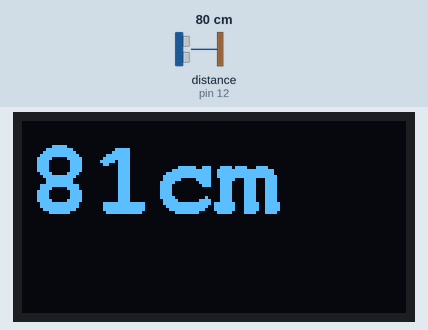
This sketch was run on a simulated Arduino Uno, built with avr-gcc and run on an emulated ATmega328P. Parts: 128×64 one-colour display. The test bench sets the inputs (shaded band); at power-on: distance to the obstacle (sensor on pin 12) 80 cm. The echo pulse lasts 58.3 µs per cm.

Above: at 1.3 s.
1.4 s: distance to the obstacle (sensor on pin 12) set to 2 cm
At 2.9 s:
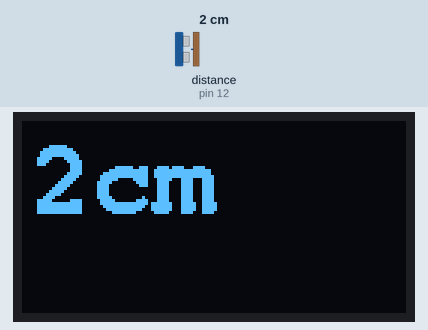
3.2 s: distance to the obstacle (sensor on pin 12) set to 4 cm
At 3.9 s:
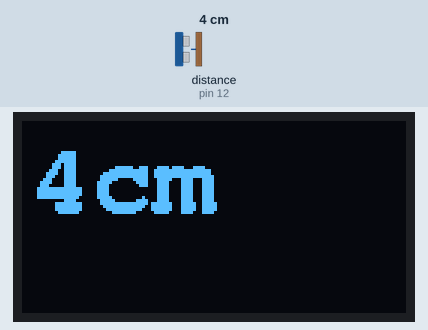
4.8 s: distance to the obstacle (sensor on pin 12) set to 9 cm
At 5.8 s:
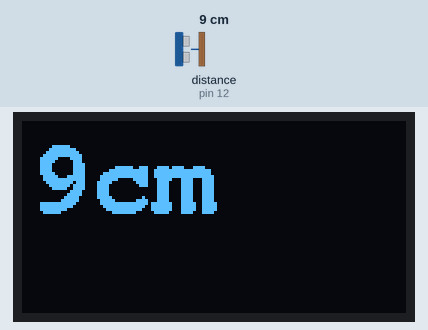
Timing chart, 0 to 7.8 s (numbered marks = the images above; inputs shaded):
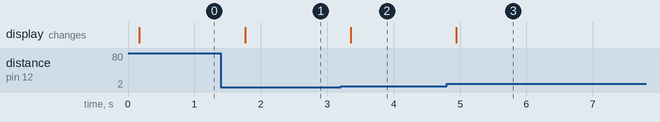

Measured:
- after the input at 1.4 s, the display: changes after 0.36 s (image 1)
- after the input at 3.2 s, the display: changes after 0.15 s (image 2)
- after the input at 4.8 s, the display: changes after 0.14 s (image 3)

The sketch:

ultrassom_display.ino
```cpp
#include <Adafruit_GFX.h>       // Include core graphics library for the display
#include <Adafruit_SSD1306.h>   // Include Adafruit_SSD1306 library to drive the display
#include <Fonts/FreeMonoBold18pt7b.h>  // Add a custom font
Adafruit_SSD1306 display(128, 64);            //Create display

#include <NewPing.h>

#define TRIGGER_PIN  11  // Arduino pin tied to trigger pin on the ultrasonic sensor.
#define ECHO_PIN     12  // Arduino pin tied to echo pin on the ultrasonic sensor.
#define MAX_DISTANCE 200 // Maximum distance we want to ping for (in centimeters). Maximum sensor distance is rated at 400-500cm.
NewPing sonar(TRIGGER_PIN, ECHO_PIN, MAX_DISTANCE); // NewPing setup of pins and maximum distance.

void setup()
{
  delay(100);  // This delay is needed to let the display to initialize
  display.begin(SSD1306_SWITCHCAPVCC, 0x3C);  // Initialize display with the I2C address of 0x3C
  display.clearDisplay();  // Clear the buffer
  display.setTextColor(WHITE);  // Set color of the text

Serial.begin(9600);
}
void loop(){
  display.clearDisplay();  // Clear the display so we can refresh

  // Print text:

  display.setFont(&FreeMonoBold18pt7b);  // Set a custom font
  display.setCursor(2,30);  // (x,y)
  display.print(sonar.ping_cm());  // Text or value to print
  display.println("cm");
  display.display();  // Print everything we set previously
  delay(500);


}
```
